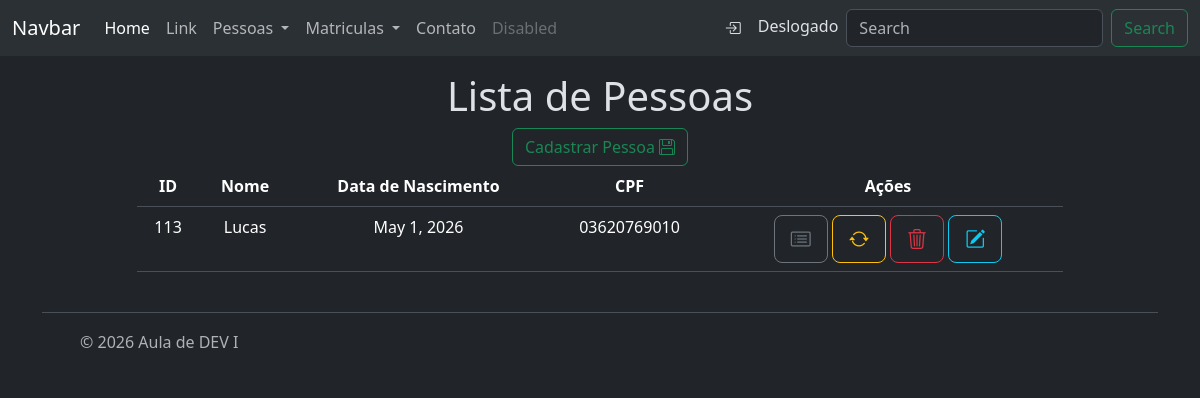
Page /relacionamentos/person/funcao/list on the earlier database version.
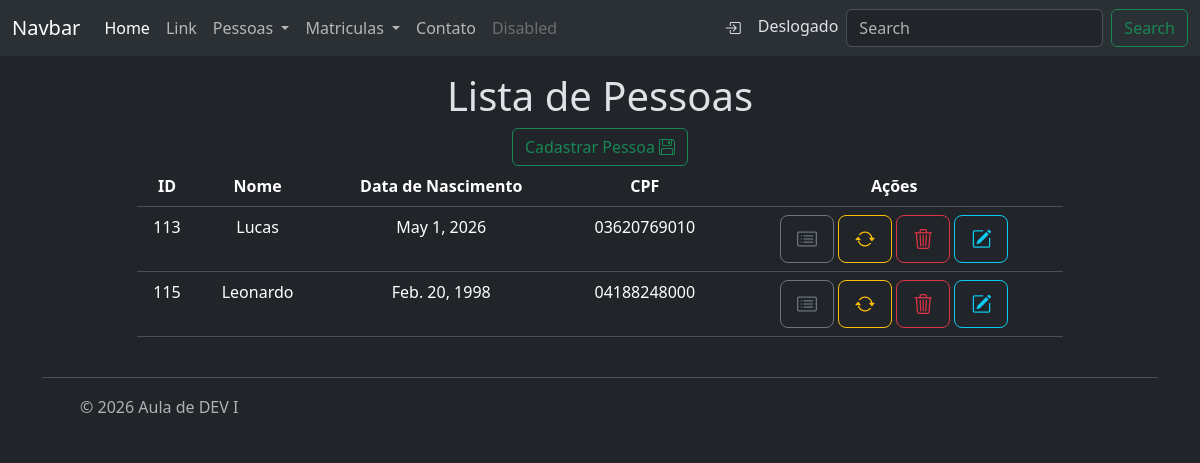
Same page on the later database version.
### relacionamentos/models/pessoa.py (models this page shows, shortened)
class Pessoa(BaseModel):
    nome = models.CharField(max_length=100
                            , verbose_name='Nome'
                            , help_text='Insira o nome da pessoa'
                            , validators=[MinLengthValidator(5)])
    data_nascimento = models.DateField(verbose_name='Data de Nascimento'
                                      , help_text='Insira a data de nascimento da pessoa')
    cpf = models.CharField(max_length=11, unique=True
                           , validators=[MinLengthValidator(11), validacao_cpf]
                           , help_text='Insira o CPF da pessoa'
                           , verbose_name='CPF')

### relacionamentos/views/person.py (the view)
# urls.py: path("person/funcao/list", person.list, name="funcao_person_list"),
def list(request):
    people = Pessoa.objects.all()
    contexto = {
        "pessoas": people,
    }
    return render(request, "person/list.html", contexto)

### relacionamentos/templates/person/list.html
{% extends "base.html" %}
{% block title %}
{% if pessoas %}
Lista de Pessoas
{% else %}
Nenhuma Pessoa Cadastrada
{% endif %}
{% endblock title %}
{% block content %}
<a class="btn btn-outline-success" role="button" href="{% url 'relacionamentos:funcao_person_create' %}">
    Cadastrar Pessoa <i class="bi bi-floppy"></i>
    </a>
{% if pessoas %}
<table class="table table-hover">
    <thead>
        <th>ID</th>
        <th>Nome</th>
        <th>Data de Nascimento</th>
        <th>CPF</th>
        <th>Ações</th>
    </thead>
    <tbody>
        {% for pessoa in pessoas %}
        <tr>
            <td>
                {{pessoa.id}}
            </td>
            <td>
                {{pessoa.nome}}
            </td>
            <td>
                {{pessoa.data_nascimento}}
            </td>
            <td>
                {{pessoa.cpf}}
            </td>
            <td>
                <a class="btn btn-outline-secondary btn-lg" role='button' title='Detalhar'
                    href="{% url 'relacionamentos:funcao_person_read' pessoa.id %}">
                    <i class="bi bi-card-list"></i>
                </a>
                <a class="btn btn-outline-warning btn-lg" role='button' title='Gerar CPF usando funcoes'
                    href="{% url 'relacionamentos:funcao_person_generate_cpf' pessoa.id %}">
                    <i class="bi bi-arrow-repeat"></i>
                </a>
                <a class="btn btn-outline-danger btn-lg" role='button' title='Deletar'
                    href="{% url 'relacionamentos:funcao_person_delete' pessoa.id %}">
                    <i class="bi bi-trash3"></i>
                </a>
                <a class="btn btn-outline-info btn-lg" role='button' title='Editar'
                    href="{% url 'relacionamentos:funcao_person_update' pessoa.id %}">
                    <i class="bi bi-pencil-square"></i>
                </a>
            </td>
        </tr>
        {% endfor %}
    </tbody>
</table>
{% endif %}
{% endblock content %}

Differences in the rows shown:
added Pessoa: id "115", nome "Leonardo", data_nascimento "Feb. 20, 1998", cpf "04188248000"
